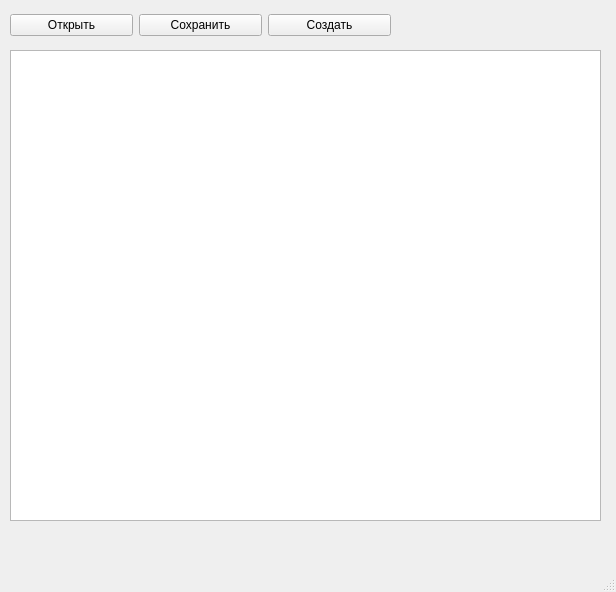
<?xml version="1.0" encoding="UTF-8"?>
<ui version="4.0">
 <class>MainWindow</class>
 <widget class="QMainWindow" name="MainWindow">
  <property name="enabled">
   <bool>true</bool>
  </property>
  <property name="geometry">
   <rect>
    <x>0</x>
    <y>0</y>
    <width>616</width>
    <height>592</height>
   </rect>
  </property>
  <property name="minimumSize">
   <size>
    <width>615</width>
    <height>592</height>
   </size>
  </property>
  <property name="maximumSize">
   <size>
    <width>616</width>
    <height>592</height>
   </size>
  </property>
  <property name="contextMenuPolicy">
   <enum>Qt::DefaultContextMenu</enum>
  </property>
  <property name="windowTitle">
   <string>RText</string>
  </property>
  <widget class="QWidget" name="centralwidget">
   <widget class="QTextBrowser" name="textBrowser">
    <property name="geometry">
     <rect>
      <x>10</x>
      <y>50</y>
      <width>591</width>
      <height>471</height>
     </rect>
    </property>
   </widget>
   <widget class="QWidget" name="layoutWidget">
    <property name="geometry">
     <rect>
      <x>10</x>
      <y>10</y>
      <width>381</width>
      <height>30</height>
     </rect>
    </property>
    <layout class="QHBoxLayout" name="horizontalLayout">
     <item>
      <widget class="QPushButton" name="OpenF">
       <property name="text">
        <string>Открыть</string>
       </property>
      </widget>
     </item>
     <item>
      <widget class="QPushButton" name="SaveF">
       <property name="text">
        <string>Сохранить</string>
       </property>
      </widget>
     </item>
     <item>
      <widget class="QPushButton" name="CreateF">
       <property name="text">
        <string>Создать</string>
       </property>
      </widget>
     </item>
    </layout>
   </widget>
  </widget>
  <widget class="QMenuBar" name="menubar">
   <property name="geometry">
    <rect>
     <x>0</x>
     <y>0</y>
     <width>616</width>
     <height>26</height>
    </rect>
   </property>
  </widget>
  <widget class="QStatusBar" name="statusbar"/>
 </widget>
 <resources/>
 <connections/>
</ui>
